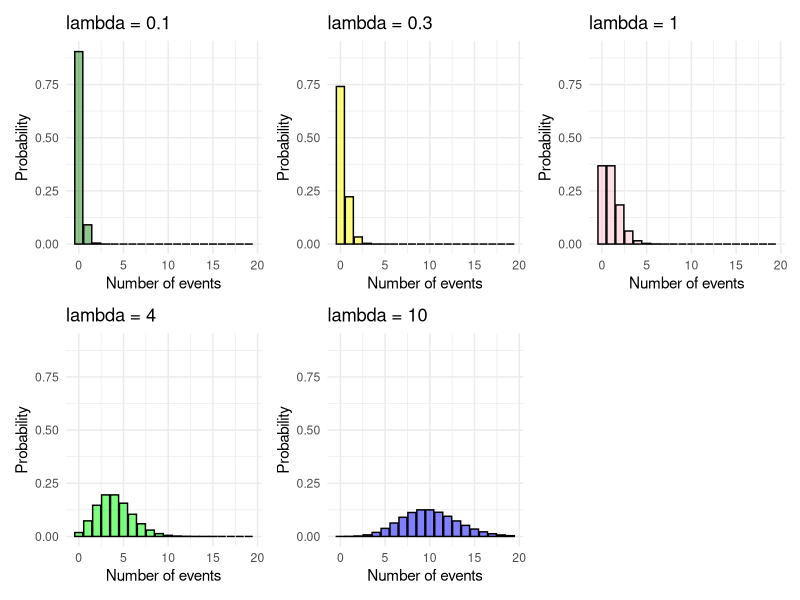
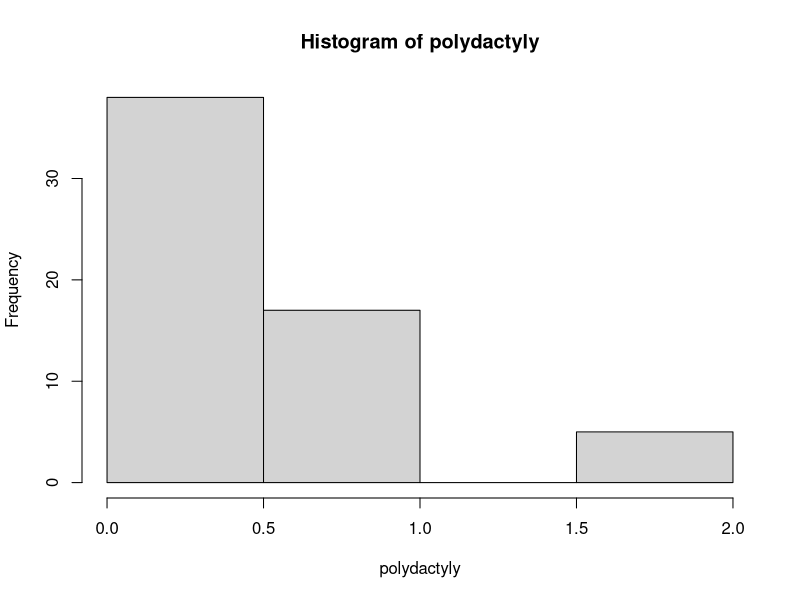

These figures' R source, in order:
## ---- chunk 1
library(grid)
library(ggplot2)
## ---- chunk 2
#students you do NOT need to know this code
library(ggplot2)
point.probs <- rep(NA, 21)
point.probs2 <- rep(NA, 21)
point.probs3 <- rep(NA, 21)
point.probs4 <- rep(NA, 21)
point.probs5 <- rep(NA, 21)

for(i in 1:20) {
  point.probs5[i] <- dpois(x = i-1, lambda = 0.1)
  point.probs4[i] <- dpois(x = i-1, lambda = 0.3)
  point.probs[i] <- dpois(x = i-1, lambda = 1)
  point.probs2[i] <- dpois(x = i-1, lambda = 4)
  point.probs3[i] <- dpois(x = i-1, lambda = 10)
}

probs <- data.frame(point.probs, point.probs2, point.probs3, point.probs4)

plot1 <- ggplot(probs, aes(x = 0:20, y = point.probs)) +
  geom_col(fill = "pink", alpha = 0.5, col = "black") +
  labs(y = "Probability",
       x = "Number of events") +
  theme_minimal(base_size = 11) +
  scale_y_continuous(limits = c(0, 0.91)) +
  scale_x_continuous(breaks = c(0, 5, 10, 15, 20)) +
  ggtitle("lambda = 1")

plot2 <- ggplot(probs, aes(x = 0:20, y = point.probs2)) +
  geom_col(fill = "green", alpha = 0.5, col = "black") +
  labs(y = "Probability",
       x = "Number of events") +
  theme_minimal(base_size = 11) +
  scale_y_continuous(limits = c(0, 0.91)) +
  scale_x_continuous(breaks = c(0, 5, 10, 15, 20)) +
  ggtitle("lambda = 4")

plot3 <- ggplot(probs, aes(x = 0:20, y = point.probs3)) +
  geom_col(fill = "blue", alpha = 0.5, col = "black") +
  labs(y = "Probability",
       x = "Number of events") +
  theme_minimal(base_size = 11) +
  scale_y_continuous(limits = c(0, 0.91)) +
  scale_x_continuous(breaks = c(0, 5, 10, 15, 20)) +
  ggtitle("lambda = 10")

plot4 <- ggplot(probs, aes(x = 0:20, y = point.probs4)) +
  geom_col(fill = "yellow", alpha = 0.5, col = "black") +
  labs(y = "Probability",
       x = "Number of events") +
  theme_minimal(base_size = 11) +
  scale_y_continuous(limits = c(0, 0.91)) +
  scale_x_continuous(breaks = c(0, 5, 10, 15, 20)) +
  ggtitle("lambda = 0.3")

plot5 <- ggplot(probs, aes(x = 0:20, y = point.probs5)) +
  geom_col(fill = "forest green", alpha = 0.5, col = "black") +
  labs(y = "Probability",
       x = "Number of events") +
  theme_minimal(base_size = 11) +
  scale_y_continuous(limits = c(0, 0.91)) +
  scale_x_continuous(breaks = c(0, 5, 10, 15, 20)) +
  ggtitle("lambda = 0.1")


library(patchwork)

plot5 + plot4 + plot1 + plot2 + plot3 + plot_layout(ncol = 3)

## ---- chunk 3
dpois(x = 0, lambda = 0.1) + dpois(x = 1, lambda = 0.1)

# or,

ppois(q = 1, lambda = 0.1) # notice that lambda is the parameter
## ---- chunk 4
# careful, we used q = 3 here. Why 3 and not 4?
1 - ppois(q = 3, lambda = 0.1)
## ---- chunk 5
set.seed(200)
polydactyly <- rpois(n = 12*5, lambda = 0.536)
polydactyly
## ---- chunk 6
hist(polydactyly)
## ---- chunk 7
mean(polydactyly)
sd(polydactyly)
## ---- chunk 8
rpois(100, lambda = 0.1)
rpois(100, lambda = 1)
